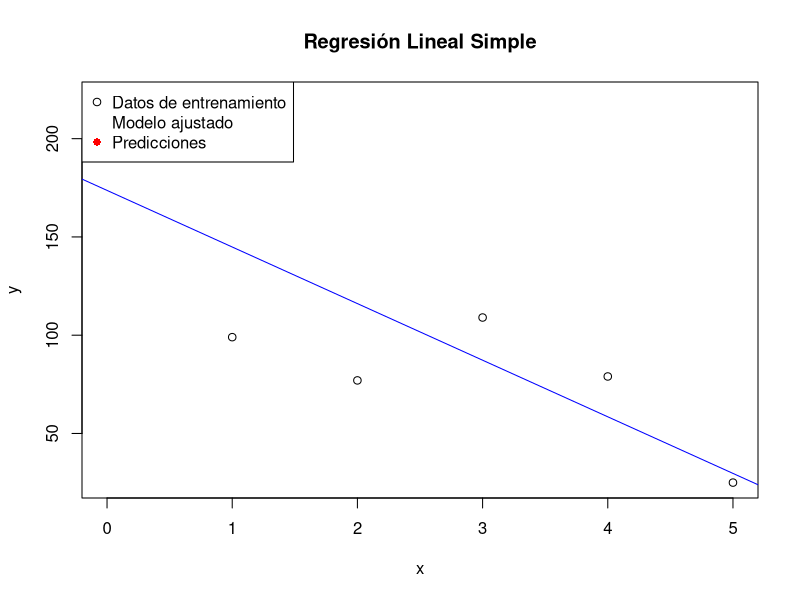

Write the R code that produced this figure. (Note: this script raises an error after producing the figure.)
library(class)

# Datos de ejemplo
x <- c(0,3,1,4,2,5)
y <- c(221,109,99,79,77,25)

# Ajuste del modelo de regresión lineal
modelo <- lm(y ~ x)

# Resumen del modelo
summary(modelo)

# Obtener los coeficientes de la regresión
coeficientes <- coef(modelo)

# Imprimir los coeficientes
cat("Coeficiente de la intersección (b0):", coeficientes[1], "\n")
cat("Coeficiente de la pendiente (b1):", coeficientes[2], "\n")

# Realizar predicciones
nuevo_x <- c(6)
predicciones <- predict(modelo, data.frame(x = nuevo_x))

# Imprimir las predicciones
cat("Predicciones para nuevo_x:", predicciones, "\n")

# Graficar los datos de entrenamiento y el modelo ajustado
plot(x, y, main = "Regresión Lineal Simple", xlab = "x", ylab = "y",xlim=NULL)
points(nuevo_x, predicciones, col = "red", pch = 16)
abline(modelo, col = "blue")
legend("topleft", legend = c("Datos de entrenamiento", "Modelo ajustado", "Predicciones"), col = c("black", "blue", "red"), pch = c(1, NA, 16))

# Predicción utilizando KNN
datos_entrenamiento <- data.frame(
  x = x,
  y = y
)

datos_prueba <- data.frame(x = nuevo_x)

# Ajuste del modelo KNN
k <- 2 # Valor de K
prediccion_knn <- knn(train = datos_entrenamiento[, "x"], 
                      test = datos_prueba, 
                      cl = datos_entrenamiento$y, 
                      k = k)

# Imprimir la predicción utilizando KNN
cat("Predicción usando KNN para numero_de_alergias =", nuevo_x, ":", prediccion_knn, "\n")

# Graficar los resultados
plot(datos$num_alergias, datos$Freq, main = "Comparación Regresión Lineal vs. KNN", 
     xlab = "Número de alergias", ylab = "Número de usuarios")
abline(modelo_rl, col = "blue")
points(numero_de_alergias, prediccion_rl, col = "purple", pch = 16)
points(prediccion_knn, numero_de_alergias, col = "green", pch = 16)
legend("topright", legend = c("Datos de entrenamiento",
                              "Modelo de RL ajustado", "Regresión lineal","KNN"),
       col = c("black", "blue", "red","green"), pch = c(16, 16, 16, 16))

